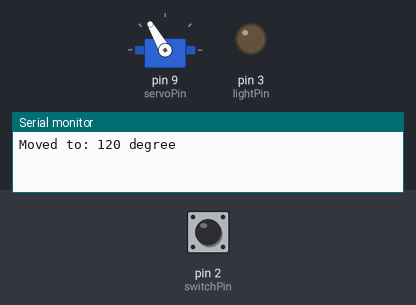
The sketch below on a simulated Arduino Uno, built with avr-gcc and run on an emulated ATmega328P. Shown: servo, output pins drawn as LEDs (lit = HIGH), the last lines printed to the serial monitor. The test bench sets the inputs (shaded band); at power-on: pin 2 (switchPin) HIGH.

Above: at 0.05 s.
At 1.25 s:
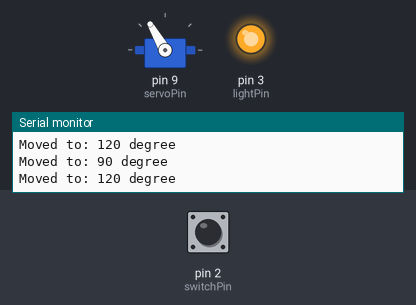
1.3 s: pin 2 (switchPin) pulled LOW for 3.2 s
At 2.8 s:
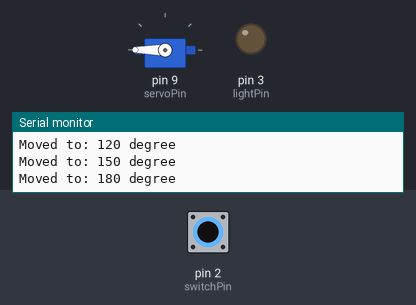
Timing chart, 0 to 12.1 s (numbered marks = the images above; inputs shaded):
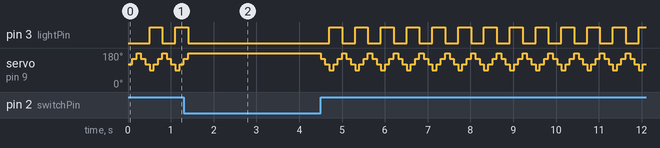

The sketch:

servo_luz.ino
```cpp
/*
Into Robotics
*/

#include <Servo.h>  //add '<' and '>' before and after servo.h

Servo servo;
#define servoPin 9
#define switchPin 2
#define lightPin 3

int angle = 90; // servo position in degrees
int stepAngle = 30;
int switchPushed = 0;
int ESTADO = LOW;

const int minAngle = 90;
const int maxAngle = 180;


void setup()
{
  Serial.begin(9600);
  servo.attach(servoPin);
  pinMode(switchPin, INPUT_PULLUP);        //interruptor
  pinMode(lightPin, OUTPUT);
  servo.write(angle);
}


void loop() {
  if(digitalRead(switchPin) == HIGH){
    switchPushed = 1;
  }
   if( switchPushed ){
  // change the angle for next time through the loop:
  angle = angle + stepAngle;

    // reverse the direction of the moving at the ends of the angle:
    if (angle >= maxAngle) {
      stepAngle = -stepAngle;
      digitalWrite(lightPin, ESTADO);
      switchPushed =0;
    }

    if (angle <= minAngle) {
      stepAngle = -stepAngle;
      digitalWrite(lightPin, !ESTADO);
      switchPushed =0;
    }

    servo.write(angle); // move the servo to desired angle
    Serial.print("Moved to: ");
    Serial.print(angle);   // print the angle
    Serial.println(" degree");
    delay(100); // waits for the servo to get there
   }


}
```

Measured:
- by itself, pin 3 (lightPin): repeats every 0.60 s: HIGH 0.30 s, LOW 0.30 s
